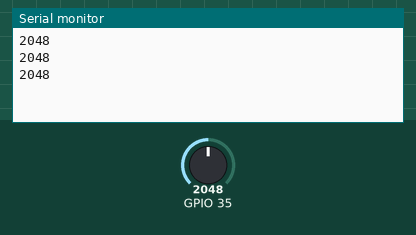
Bench run of a sketch on a simulated ESP32. Shown: the last lines printed to the serial monitor. Inputs (shaded band) come from the test bench; at power-on: GPIO 35 = 2048.

Above: at 1.3 s.
1.4 s: GPIO 35 set to 2866
At 1.9 s:
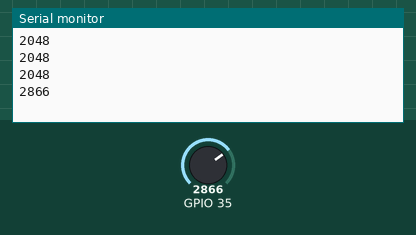
2.9 s: GPIO 35 set to 3603
At 3.4 s:
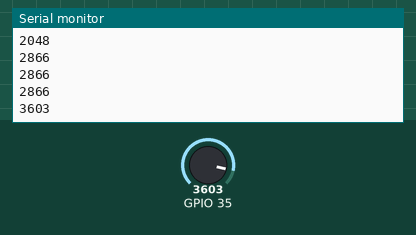
Timing chart, 0 to 5.9 s (numbered marks = the images above; inputs shaded):
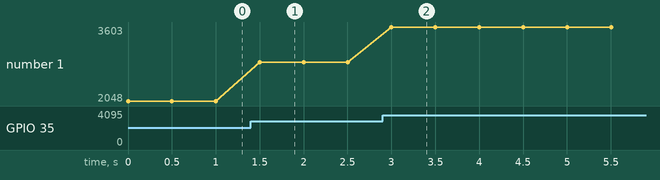

Measured:
- after the input at 1.4 s, the serial monitor: prints a new line after 0.10 s (image 1)
- after the input at 2.9 s, the serial monitor: prints a new line after 0.10 s (image 2)
- plotted number 1: 2048 → 2866 after the input at 1.4 s, 2866 → 3603 after the input at 2.9 s

The sketch:

potread.ino
```cpp
void setup() {
    Serial.begin(115200);
}

void loop() {
    int pot_value = analogRead(35);  // Replace A0 with your actual pin
    Serial.println(pot_value);
    delay(500);
}
```
